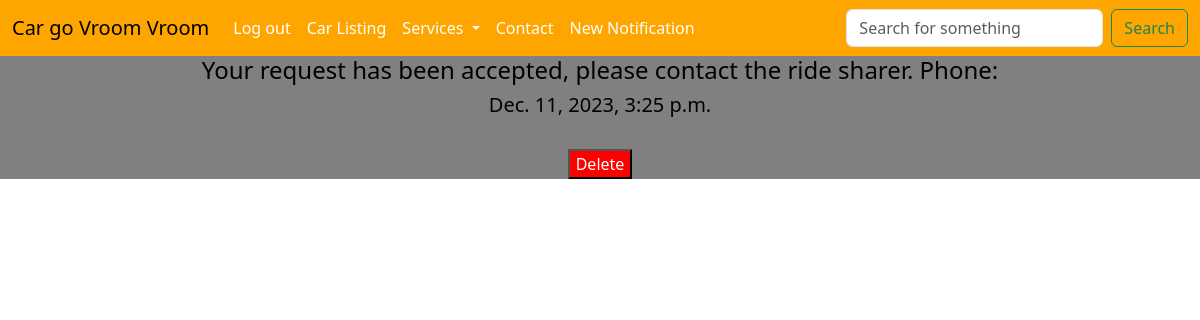
/notification (signed in), run on an earlier commit of the app's database.
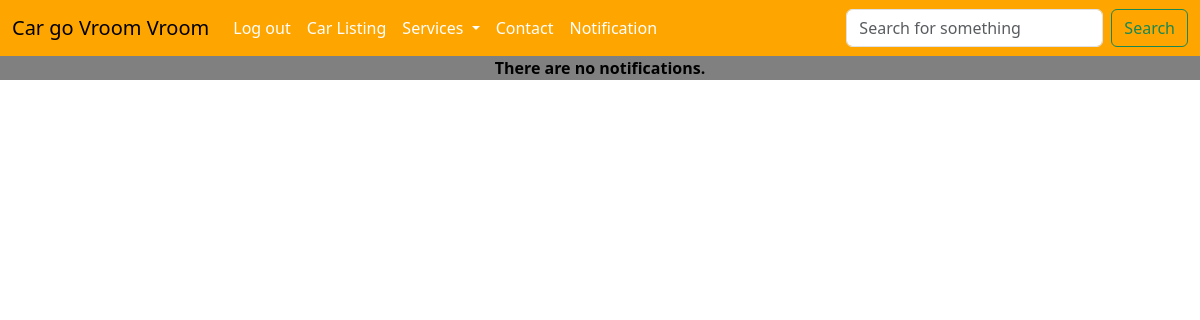
And on a later commit of the database.
### home/models.py (models this page shows)
class Notification(models.Model):
    sender = models.ForeignKey(Customer, on_delete=models.CASCADE, related_name='sender')
    reciever = models.ForeignKey(Customer, on_delete=models.CASCADE, related_name='reciever')
    car = models.IntegerField(null = True, blank=True)
    message = models.TextField(blank = True)
    timestamp = models.DateTimeField(auto_now=True)
    notif_type = models.TextField(blank=True, null=True)

### home/views.py (the view, shortened to what this page needs)
# urls.py: path('notification', views.notification_view, name='notification'),
@login_required
def notification_view(request):
    return render(request, 'notification.html')

### home/views.py (called while the page is built)
def context_processor(request):
    if request.user.is_authenticated:
        notification = Notification.objects.filter(reciever=request.user)
        notif_num = len(notification)
        return {'notification': notification, 'notif_num': notif_num}
    else:
        return {'notification': None, 'notif_num': None}

### templates/notification.html (shortened to what this page needs)
{%extends 'test.html' %}
{% block content %}
{% if notif_num == 0 %}
<div class="emphasis">
    There are no notifications.
</div>
{% else %}
{% for notifications in notification %}
{% if notifications.notif_type == 'share_req' %}
<div class="regular_text">
    <form method="post">
    <h4>{{notifications.message}}</h4>
    <h5>{{notifications.timestamp}}</h5>
    <textarea readonly hidden name="notif_id">{{notifications.id}}</textarea>
    <br>
        {% csrf_token %}
        <div><button name='accept' style="background-color: green; color: white;" type="submit">Accept</button>
            <button name='decline' style="background-color: red; color: white;" type="submit">Decline</button>
        </div>
    </form>
</div>
{% elif notifications.notif_type != 'hidden' %}
<div class="regular_text">
    <form method="post">
    <h4>{{notifications.message}}</h4>
    <h5>{{notifications.timestamp}}</h5>
    <br>
            <button name='delete' style="background-color: red; color: white;" type="submit">Delete</button>
        </div>
{% endif %}
<br>
<br>
{% endfor %}
{% endif %}
{% endblock content %}

### templates/test.html (shortened to what this page needs)
<!doctype html>
<html lang="en">
  <head>
    <link href="https://cdn.jsdelivr.net/npm/bootstrap@5.3.2/dist/css/bootstrap.min.css" rel="stylesheet">
  </head>
  <body>
    <nav class="navbar navbar-expand-lg navbar-custom">
        <div class="container-fluid">
          <a class="navbar-brand" href="/home_after_login">Car go Vroom Vroom</a>
          <div class="collapse navbar-collapse" id="navbarSupportedContent">
            <ul class="navbar-nav me-auto mb-2 mb-lg-0">
              <li class="nav-item">
              <li class="nav-item">
                <a class="nav-link active" aria-current="page" href="/logout">Log out</a>
              </li>
              <li class="nav-item">
                <a class="nav-link" href="/car_Listing">Car Listing</a>
              </li>
              <li class="nav-item dropdown">
                <a class="nav-link dropdown-toggle" href="#" role="button" data-bs-toggle="dropdown" aria-expanded="false">
                  Services
                </a>
              </li>
              <li class="nav-item">
                <a class="nav-link active" aria-current="page" href="/contact">Contact</a>
              </li>
              {% if notif_num != 0 %}
              <li class="nav-item">
                <a class="nav-link active" aria-current="page" href="/notification">New Notification</a>
              </li>
              {% else %}
              <li class="nav-item">
                <a class="nav-link active" aria-current="page" href="/notification">Notification</a>
              </li>
              {% endif %}
            </ul>
            <form class="d-flex" role="search" method="POST" action="{% url 'search' %}">
              <input
                  class="form-control me-2"
                  type="search"
                  placeholder="Search for something"
                  name="search_query"
                  required aria-label="Search"
              >
              <button class="btn btn-outline-success" type="submit">Search</button>
           </form>
          </div>
        </div>
      </nav>
      {% block content %}
      {% endblock content %}
  </body>
</html>

### templates/test.html (style rules this page uses)
.navbar-custom { background-color: orange !important; color: white !important; }
.navbar-custom .nav-link { color: white !important; }
.emphasis { color: black; font-weight: bold; text-align: center; background-color: gray; }

What changed in the data, as far as the page shows it:
removed Notification: message "Your request has been accepted, please contact the ride sharer. Phone:", timestamp "Dec. 11, 2023, 3:25 p.m."
Also different on the page:
text no longer shown: "New Notification"
text now shown: "Notification There are no notifications."
